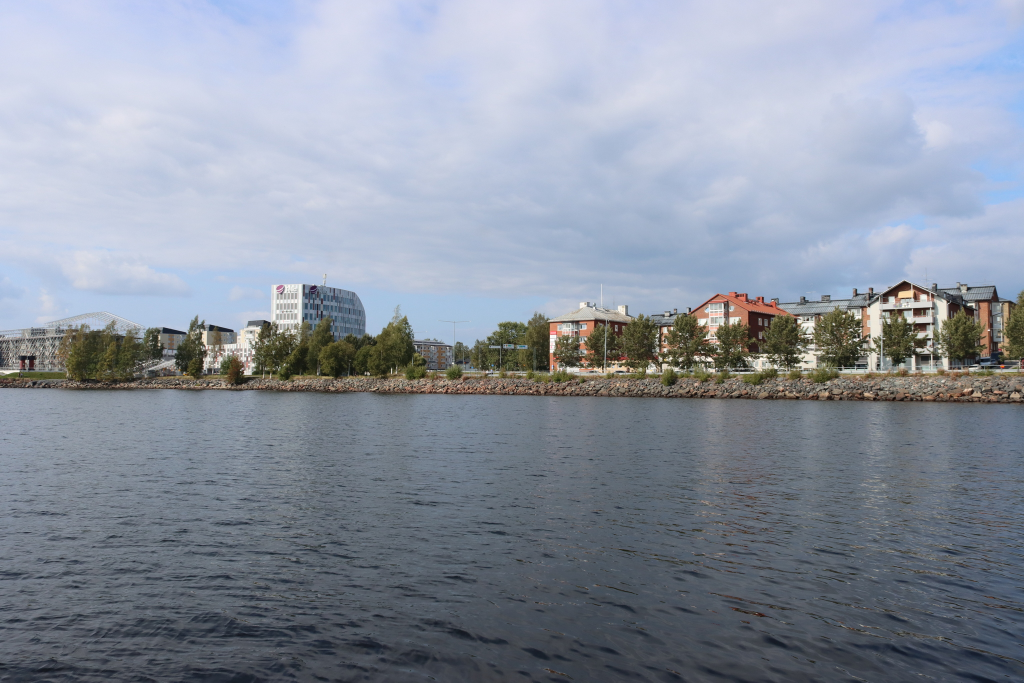
#> input picture Panorama/IMG_1807.JPG, 2048 x 1365 px, found by its file name (shown at 1/2 size)
$ python panorama.py
#> lines starting #> are read from the running program, lines starting #| are printed output that depends on the picture
import cv2
import numpy as np

"""
overview:
1. imread the three images, and add a copy of central that offset to right, then convert them to grayscale
2. extract SIFT keypoints and descriptors of four images
3. selecting the good matches that the distance < 0.5 * median
4. compute the optimal homography using ransac algorithm
5. obtain warpPerspective images
6. make mask and averaging the three image, make it uniform brightness
7. stitching them directly and crop the black frame
"""


# https://blog.csdn.net/EchoooZhang/article/details/105275661
def cvshow(name, img):
    cv2.imshow(name, img)
    cv2.waitKey(0)


# Exercise 2.1:
#
# Extract & match SIFT Keypoints and Descriptors
def sift_kp(image):
    sift = cv2.SIFT_create()
    kp, des = sift.detectAndCompute(image, None)  # extract SIFT keypoints and descriptors
    return kp, des


# create a matching with the anchor points
# des1=anchor points, des2=matching points
def get_good_match(des1, des2):
    bf = cv2.BFMatcher()  # create the BFMatcher object
    matches = bf.match(des1, des2)  # returns the best match
    matches = sorted(matches, key=lambda x: x.distance)
    good = []
    dis = []
    for m in matches:
        dis.append(m.distance)
    dis_med = np.median(dis)
    for m in matches:
        if m.distance < 0.5 * dis_med:  # if alpha=0.1, there are no matches
            good.append(m)
    return good


# Exercise2.2: RANSAC Algorithm for Homography Computation
# [72 lines left out: functions ransac, mask, sumimage, averaging, warp_pes, stitching and 1 more, not called in this run]


img_left = cv2.imread(r'harbor\IMG_1807.JPG')
#> img_left is the input picture: shape (1365, 2048, 3); mean B, G, R 159.6, 146.3, 138.6
img_central = cv2.imread(r'harbor\IMG_1806.JPG')
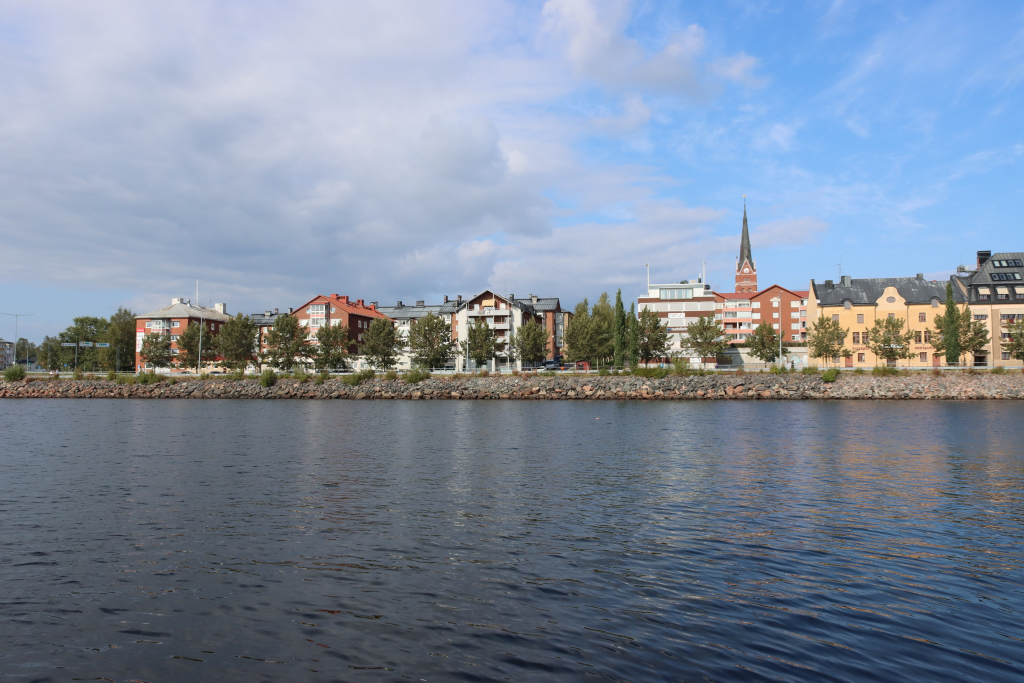
#> input picture Panorama/IMG_1806.JPG, 2048 x 1365 px, found by its file name (shown at 1/2 size)
#> img_central is the input picture: shape (1365, 2048, 3); mean B, G, R 155.7, 137.8, 125.5
img_right = cv2.imread(r'harbor\IMG_1805.JPG')
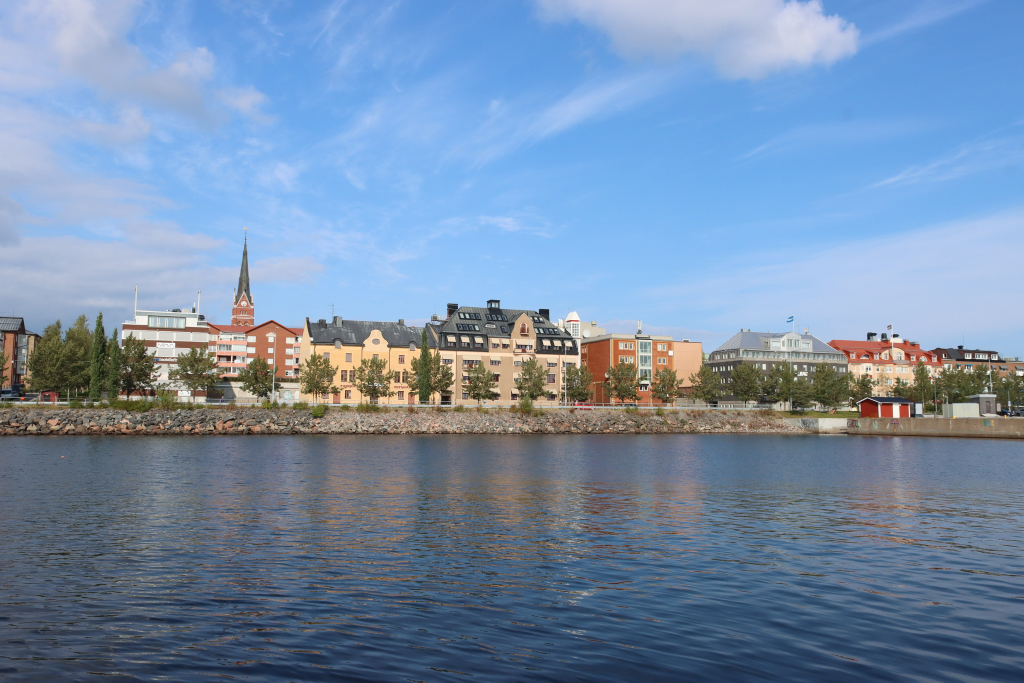
#> input picture Panorama/IMG_1805.JPG, 2048 x 1365 px, found by its file name (shown at 1/2 size)
#> img_right is the input picture: shape (1365, 2048, 3); mean B, G, R 169.2, 141.2, 118.4

img_left = cv2.resize(img_left, (0, 0), fx=0.2, fy=0.3)
#> img_left: shape (410, 410, 3)
img_central = cv2.resize(img_central, (0, 0), fx=0.2, fy=0.3)
#> img_central: shape (410, 410, 3)
img_central_copy = cv2.copyMakeBorder(img_central, 0, 0, img_central.shape[1], 0, cv2.BORDER_CONSTANT)
img_right = cv2.resize(img_right, (0, 0), fx=0.2, fy=0.3)
#> img_right: shape (410, 410, 3)

img_left_gray = cv2.cvtColor(img_left, cv2.COLOR_BGR2GRAY)
img_central_gray = cv2.cvtColor(img_central, cv2.COLOR_BGR2GRAY)
img_right_gray = cv2.cvtColor(img_right, cv2.COLOR_BGR2GRAY)
img_central_copy_gray = cv2.cvtColor(img_central_copy, cv2.COLOR_BGR2GRAY)
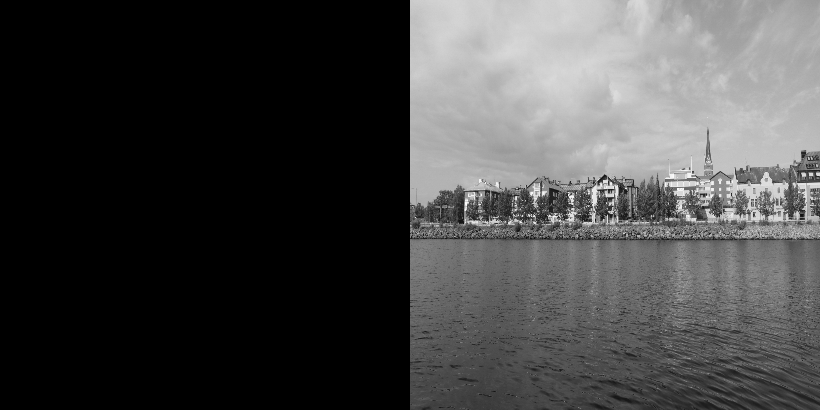
#> img_central_copy_gray: shape (410, 820); min 0, max 253, mean 68

kp_left, des_left = sift_kp(img_left)
#> in sift_kp, `kp, des = sift.detectAndCompute(image, None)`: kp = 553 keypoints; strongest (x, y, size): (221, 203, 2.5), (369, 178, 2.2), (378, 216, 1.9), (366, 178, 2)
#> kp_left has the same summary as kp in sift_kp
kp_central, des_central = sift_kp(img_central)
#> in sift_kp (call 2), `kp, des = sift.detectAndCompute(image, None)`: kp = 620 keypoints; strongest (x, y, size): (401, 174, 2.7), (394, 174, 2.9), (55, 209, 1.9), (56, 203, 2.9)
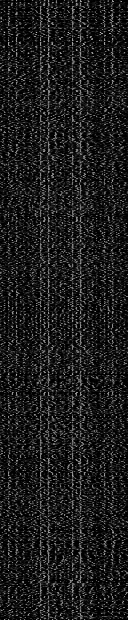
#> des_central: shape (620, 128) float32; min 0, max 189, mean 28.3
#> kp_central has the same summary as kp in sift_kp
kp_right, des_right = sift_kp(img_right)
#> in sift_kp (call 3), `kp, des = sift.detectAndCompute(image, None)`: kp = 645 keypoints; strongest (x, y, size): (227, 206, 2), (393, 214, 2.1), (186, 203, 2.2), (358, 244, 2.5)
#> kp_right has the same summary as kp in sift_kp
kp_central_copy, des_central_copy = sift_kp(img_central_copy)
#> in sift_kp (call 4), `kp, des = sift.detectAndCompute(image, None)`: kp = 632 keypoints; strongest (x, y, size): (811, 174, 2.7), (804, 174, 2.9), (465, 209, 1.9), (466, 203, 2.9)
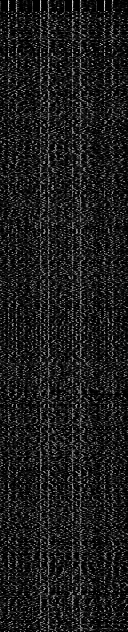
#> des_central_copy: shape (632, 128) float32; min 0, max 214, mean 28.2
#> kp_central_copy has the same summary as kp in sift_kp

draw_kp_left = cv2.drawKeypoints(img_left_gray, kp_left, None)
draw_kp_central = cv2.drawKeypoints(img_central_gray, kp_central, None)
draw_kp_right = cv2.drawKeypoints(img_right_gray, kp_right, None)
draw_kp_central_copy = cv2.drawKeypoints(img_central_copy_gray, kp_central_copy, None)

cvshow('img_left', np.hstack((img_left, draw_kp_left)))
cvshow('img_central', np.hstack((img_central, draw_kp_central)))
cvshow('img_right', np.hstack((img_right, draw_kp_right)))
cvshow('img_central_copy', np.hstack((img_central_copy, draw_kp_central_copy)))
#> call 4 of cvshow, with name = 'img_central_copy'
#> in cvshow (call 4), `cv2.imshow(name, img)`:
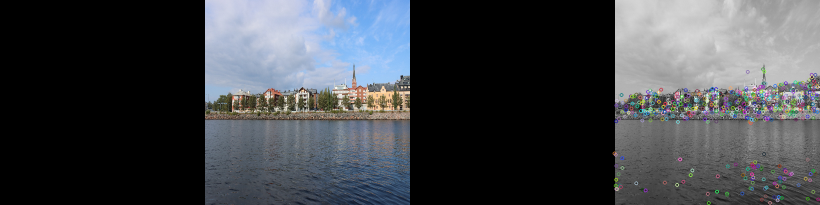
#> window 'img_central_copy': shape (410, 1640, 3) (shown at 1/2 size); mean B, G, R 73.2, 68.6, 65.5

goodMatch1 = get_good_match(des_central_copy, des_left)
#> in get_good_match, `matches = bf.match(des1, des2)`: matches = 632 matches
#> after the loop in get_good_match, `for m in matches:`: dis = 632 values from 88.31 to 416.5
#> in get_good_match, `dis_med = np.median(dis)`: dis_med = 325.6
#> after the loop in get_good_match, `for m in matches:`: good = 42 matches
#> goodMatch1 = 42 matches
draw_parameter = dict(matchColor=(0, 255, 0), singlePointColor=None, flags=2)
img_matched1 = cv2.drawMatches(img_left, kp_left, img_central_copy, kp_central_copy, goodMatch1, None, **draw_parameter)
cvshow('left matches anchor', img_matched1)

# central matches copy of central leads to none matches
goodMatch2 = get_good_match(des_central_copy, des_central)
#> goodMatch2 = []
draw_parameter = dict(matchColor=(0, 255, 0), singlePointColor=None, flags=2)
img_matched2 = cv2.drawMatches(img_central, kp_central, img_central_copy, kp_central_copy, goodMatch2, None,
                               **draw_parameter)
cvshow('central matches anchor', img_matched2)

goodMatch3 = get_good_match(des_central_copy, des_left)
#> after the loop in get_good_match (call 3), `for m in matches:`: good = 42 matches
#> goodMatch3 = 42 matches
draw_parameter = dict(matchColor=(0, 255, 0), singlePointColor=None, flags=2)
img_matched3 = cv2.drawMatches(img_right, kp_right, img_central_copy, kp_central_copy, goodMatch3, None,
                               **draw_parameter)
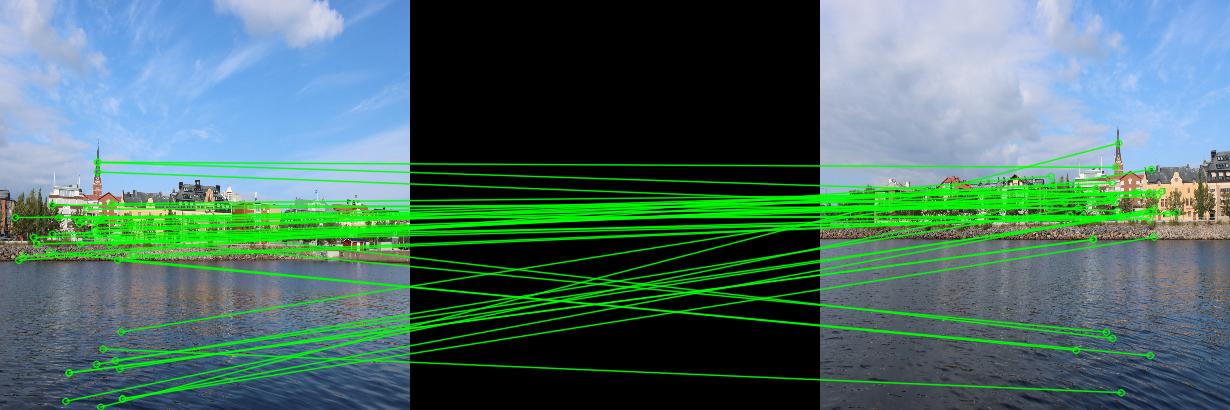
#> img_matched3: shape (410, 1230, 3); mean B, G, R 101.8, 109.9, 74.5
cvshow('right matches anchor', img_matched3)

t1 = warp_pes(img_left, img_central_copy, 'warpPerspective_left')
t2 = cv2.copyMakeBorder(img_central, 0, 0, img_central.shape[1], img_central.shape[1], cv2.BORDER_CONSTANT)
cvshow('warpPerspective_central', t2)
t3 = warp_pes(img_right, img_central_copy, 'warpPerspective_right')

t1 = averaging(t1)
t2 = averaging(t2)
t3 = averaging(t3)

panorama = stitching(t1, t2, t3)
panorama = crop(panorama)
cvshow('panorama', panorama)
